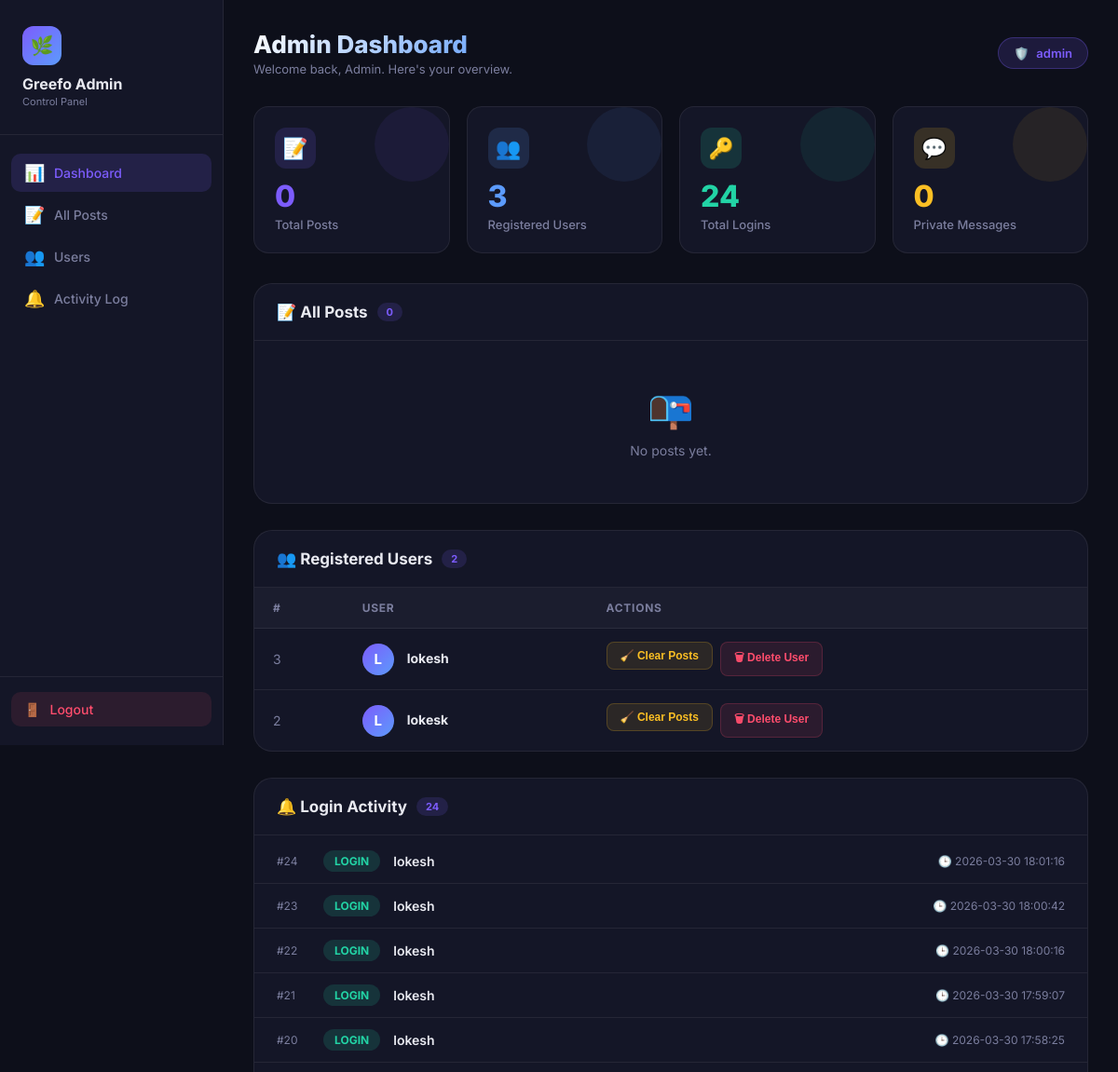
Page /admin (signed in, upper part) on the earlier database version.
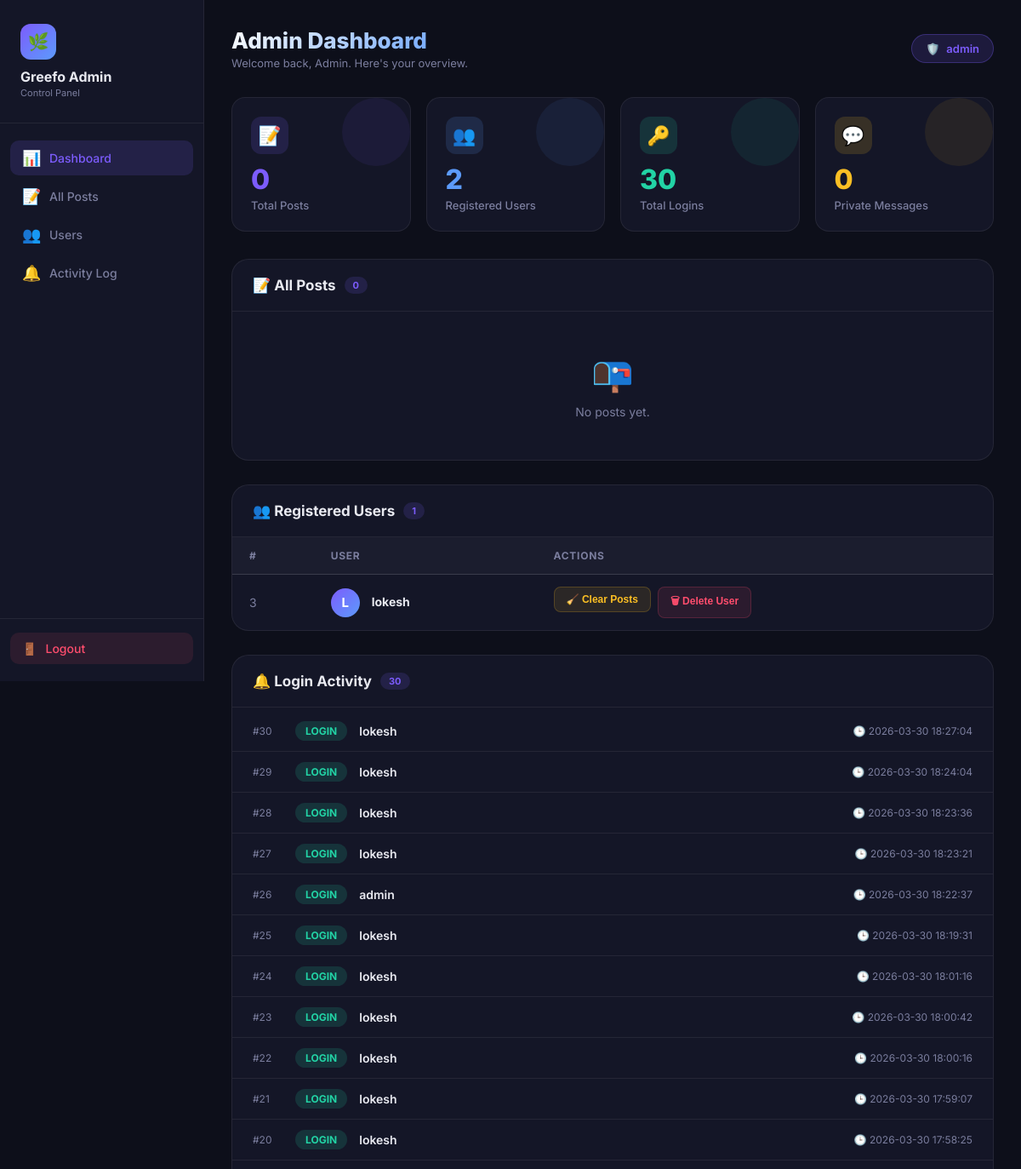
Same page on the later database version.
### tables this page shows
CREATE TABLE users (
    id INTEGER PRIMARY KEY AUTOINCREMENT,
    username TEXT UNIQUE,
    password TEXT,
    profile_pic TEXT DEFAULT 'default.png'
);

CREATE TABLE login_activity (
    id INTEGER PRIMARY KEY AUTOINCREMENT,
    username TEXT,
    action TEXT,
    time TIMESTAMP DEFAULT CURRENT_TIMESTAMP
);

### app.py (the view)
@app.route("/admin")
def admin():
    if session.get("user") != "admin":
        return redirect(url_for("login"))
    conn = sqlite3.connect("database.db")
    cursor = conn.cursor()
    cursor.execute("SELECT id, user, message, time, mood FROM posts ORDER BY id DESC")
    messages = cursor.fetchall()
    cursor.execute("SELECT id, username, action, time FROM login_activity ORDER BY time DESC LIMIT 50")
    activity = cursor.fetchall()
    cursor.execute("SELECT id, username, profile_pic FROM users WHERE username != 'admin' ORDER BY id DESC")
    users = cursor.fetchall()
    cursor.execute("SELECT COUNT(*) FROM posts")
    total_posts = cursor.fetchone()[0]
    cursor.execute("SELECT COUNT(*) FROM users")
    total_users = cursor.fetchone()[0]
    cursor.execute("SELECT COUNT(*) FROM login_activity WHERE action='login'")
    total_logins = cursor.fetchone()[0]
    cursor.execute("SELECT COUNT(*) FROM private_messages")
    total_msgs = cursor.fetchone()[0]
    stats = {
        "total_posts": total_posts,
        "total_users": total_users,
        "total_logins": total_logins,
        "total_msgs": total_msgs
    }
    conn.close()
    return render_template("admin.html", messages=messages, activity=activity, users=users, stats=stats)

### templates/admin.html (shortened to what this page needs)
<!DOCTYPE html>
<html lang="en">
<head>
</head>
<body>
<aside class="sidebar">
  <div class="sidebar-logo">
    <div class="logo-icon">🌿</div>
    <h2>Greefo Admin</h2>
    <p>Control Panel</p>
  </div>
  <nav class="sidebar-nav">
    <a href="#stats"    class="nav-item active"><span class="icon">📊</span> Dashboard</a>
    <a href="#posts"    class="nav-item"><span class="icon">📝</span> All Posts</a>
    <a href="#users"    class="nav-item"><span class="icon">👥</span> Users</a>
    <a href="#activity" class="nav-item"><span class="icon">🔔</span> Activity Log</a>
  </nav>
  <div class="sidebar-footer">
    <a href="/logout" class="logout-btn">
      <span>🚪</span> Logout
    </a>
  </div>
</aside>
<main class="main">
  <div class="topbar" id="stats">
    <div>
      <h1>Admin Dashboard</h1>
      <p>Welcome back, Admin. Here's your overview.</p>
    </div>
    <div class="admin-badge">
      <span>🛡️</span> admin
    </div>
  </div>
  <div class="stats-grid">
    <div class="stat-card purple">
      <div class="stat-icon">📝</div>
      <div class="stat-number">{{ stats.total_posts }}</div>
      <div class="stat-label">Total Posts</div>
    </div>
    <div class="stat-card blue">
      <div class="stat-icon">👥</div>
      <div class="stat-number">{{ stats.total_users }}</div>
      <div class="stat-label">Registered Users</div>
    </div>
    <div class="stat-card green">
      <div class="stat-icon">🔑</div>
      <div class="stat-number">{{ stats.total_logins }}</div>
      <div class="stat-label">Total Logins</div>
    </div>
    <div class="stat-card orange">
      <div class="stat-icon">💬</div>
      <div class="stat-number">{{ stats.total_msgs }}</div>
      <div class="stat-label">Private Messages</div>
    </div>
  </div>
  <div class="section-card" id="posts">
    <div class="section-header">
      <h2>📝 All Posts <span class="badge">{{ messages|length }}</span></h2>
    </div>
    {% if messages %}
    <div class="posts-list">
      {% for msg in messages %}
      <div class="post-item">
        <span class="post-mood-badge mood-{{ msg[4] }}">{{ msg[4]|capitalize }}</span>
        <div class="post-body">
          <div class="post-author">@{{ msg[1] }}</div>
          <div class="post-message">{{ msg[2] }}</div>
          <div class="post-time">🕒 {{ msg[3] }}</div>
        </div>
        <div class="post-actions">
          <form action="/delete_message/{{ msg[0] }}" method="POST"
                onsubmit="return confirm('Delete this post by {{ msg[1] }}?')">
            <button type="submit" class="btn-delete">🗑 Delete</button>
          </form>
        </div>
      </div>
      {% endfor %}
    </div>
    {% else %}
    <div class="empty-state">
      <div class="empty-icon">📭</div>
      <p>No posts yet.</p>
    </div>
    {% endif %}
  </div>
  <div class="section-card" id="users">
    <div class="section-header">
      <h2>👥 Registered Users <span class="badge">{{ users|length }}</span></h2>
    </div>
    {% if users %}
    <div class="users-table-wrapper">
      <table class="users-table">
      <thead>
        <tr>
          <th>#</th>
          <th>User</th>
          <th>Actions</th>
        </tr>
      </thead>
      <tbody>
        {% for u in users %}
        <tr>
          <td style="color:var(--muted)">{{ u[0] }}</td>
          <td>
            <span class="user-avatar">{{ u[1][0]|upper }}</span>
            <strong>{{ u[1] }}</strong>
          </td>
          <td>
            <div style="display:flex;gap:8px;flex-wrap:wrap;">
              <form action="/admin/clear_posts/{{ u[1] }}" method="POST"
                    onsubmit="return confirm('Clear ALL posts by {{ u[1] }}?')">
                <button type="submit" class="btn-warn">🧹 Clear Posts</button>
              </form>
              <form action="/admin/delete_user/{{ u[0] }}" method="POST"
                    onsubmit="return confirm('PERMANENTLY delete user {{ u[1] }} and all their data?')">
                <button type="submit" class="btn-delete">🗑 Delete User</button>
              </form>
            </div>
          </td>
        </tr>
        {% endfor %}
      </tbody>
      </table>
    </div>
    {% else %}
    <div class="empty-state">
      <div class="empty-icon">👤</div>
      <p>No users registered yet.</p>
    </div>
    {% endif %}
  </div>
  <div class="section-card" id="activity">
    <div class="section-header">
      <h2>🔔 Login Activity <span class="badge">{{ activity|length }}</span></h2>
    </div>
    {% if activity %}
    <div class="activity-log">
      {% for log in activity %}
      <div class="log-row">
        <span class="log-id">#{{ log[0] }}</span>
        <span class="log-action action-{{ log[2] }}">{{ log[2]|upper }}</span>
        <span class="log-user">{{ log[1] }}</span>
        <span class="log-time">🕒 {{ log[3] }}</span>
      </div>
      {% endfor %}
    </div>
    {% else %}
    <div class="empty-state">
      <div class="empty-icon">📋</div>
      <p>No activity recorded yet.</p>
    </div>
    {% endif %}
  </div>
</main>
</body>
</html>

Differences in the rows shown:
removed users: id "2", username "L", username "lokesk"
added login_activity: id "30", action "LOGIN", username "lokesh", time "2026-03-30 18:27:04"
added login_activity: id "29", action "LOGIN", username "lokesh", time "2026-03-30 18:24:04"
added login_activity: id "28", action "LOGIN", username "lokesh", time "2026-03-30 18:23:36"
added login_activity: id "27", action "LOGIN", username "lokesh", time "2026-03-30 18:23:21"
added login_activity: id "26", action "LOGIN", username "admin", time "2026-03-30 18:22:37"
added login_activity: id "25", action "LOGIN", username "lokesh", time "2026-03-30 18:19:31"
Other differences:
{{ stats.total_users }}: "3" → "2"
{{ stats.total_logins }}: "24" → "30"
{{ users|length }}: "2" → "1"
{{ activity|length }}: "24" → "30"
